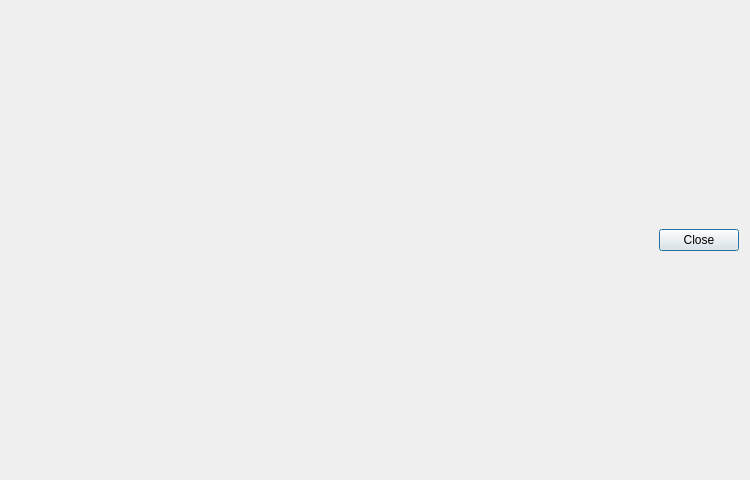
<?xml version="1.0" encoding="UTF-8"?>
<ui version="4.0">
 <class>FormCalendarEventDetails</class>
 <widget class="QDialog" name="FormCalendarEventDetails">
  <property name="geometry">
   <rect>
    <x>0</x>
    <y>0</y>
    <width>750</width>
    <height>480</height>
   </rect>
  </property>
  <property name="windowTitle">
   <string>Event details</string>
  </property>
  <layout class="QVBoxLayout" name="m_layout">
   <item>
    <layout class="QVBoxLayout" name="m_layoutPreview" />
   </item>
   <item>
    <widget class="QDialogButtonBox" name="m_buttonBox">
     <property name="standardButtons">
      <set>QDialogButtonBox::Close</set>
     </property>
    </widget>
   </item>
  </layout>
 </widget>
 <resources />
 <connections />
</ui>
